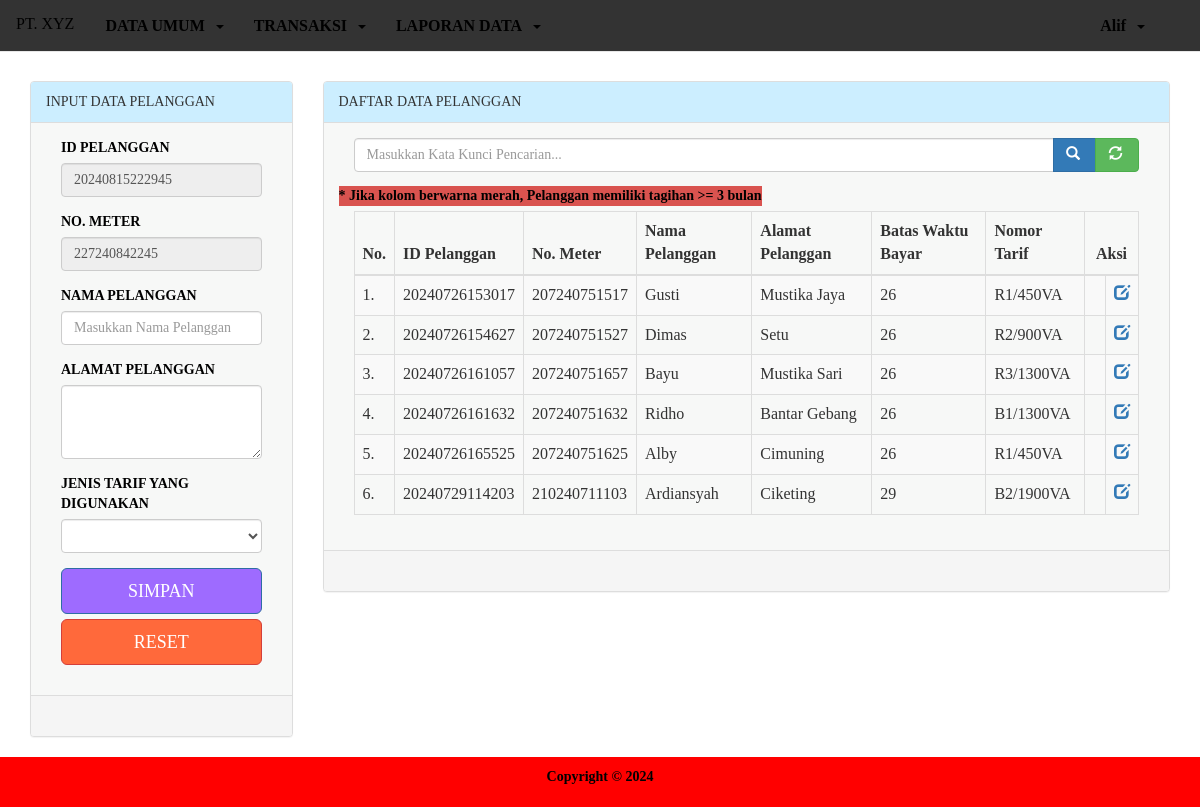
The page /ppob/menu_utama.php?menu=pelanggan (signed in) on the database its author committed.
### tables this page shows
CREATE TABLE `pelanggan` (
  `id_pelanggan` varchar(15) NOT NULL,
  `no_seri` varchar(12) NOT NULL,
  `nama_plgn` varchar(50) NOT NULL,
  `alamat_plgn` text NOT NULL,
  `batas_waktu` varchar(2) NOT NULL,
  `id_tarif` int(11) NOT NULL
);

CREATE TABLE `tarif` (
  `id_tarif` int(11) NOT NULL,
  `no_tarif` varchar(20) NOT NULL,
  `golongan` varchar(10) NOT NULL,
  `daya` varchar(10) NOT NULL,
  `tarif_perkwh` double NOT NULL
);

### library/fungsi.php (called while the page is built, shortened)
<?php
	class oop{
		function tampil($table,$where,$cari){
			$sql = mysqli_query($GLOBALS["___mysqli_ston"], "SELECT * FROM $table $where $cari");
			while ($data = mysqli_fetch_array($sql))
				@$jalan[] = $data;
				return @$jalan;
		}
		function caridata($table){
			$sql = mysqli_fetch_array(mysqli_query($GLOBALS["___mysqli_ston"], "SELECT * FROM $table"));
			return $sql;
		}
		function cekdata($table){
			$sql = mysqli_num_rows(mysqli_query($GLOBALS["___mysqli_ston"], "SELECT * FROM $table"));
			return $sql;
		}
	}
?>

### ppob/pelanggan.php (the view, shortened to what this page needs)
<?php
	$table = "pelanggan";
	$id_pel = date("YmdHis");
	if (date('z') < 10) {
		$no_met = "00".date("zymNHs");
	}elseif (date('z') < 100 ) {
		$no_met ="0".date("zymNHs");
	}else{
		$no_met=date("zymNHs");
	}
	if (isset($_POST['bcari'])) {
		$text = $_POST['tcari'];
		$cari = "WHERE id_pelanggan LIKE '%$text%' OR nama_plgn LIKE '%$text%' OR no_seri LIKE '%$text%' OR alamat_plgn LIKE '%$text%' OR batas_waktu LIKE '%$text%'";
	}else{
		$cari="";
	}
?>
<!DOCTYPE html>
<html>
<head>
</head>
<body>
	<div class="container-fluid" style="color: black;font-family: Myriad Pro Light">
		<div class="row">
			<div class="col-md-12">
				<div class="col-md-3">
					<div class="panel panel-default">
						<?php if(!@$_GET['id']){ ?>
							<div class="panel-heading">INPUT DATA PELANGGAN</div>
						<?php }else{ ?>
							<div class="panel-heading">UBAH DATA PELANGGAN</div>
						<?php } ?>
						<div class="panel-body">
							<form method="post">
								<div class="col-md-12">
									<div class="form-group">
										<label>ID PELANGGAN</label>
										<input type="text" name="id_pelanggan" class="form-control" placeholder="Masukkan ID Pelanggan" required readonly value="<?php if(@$_GET['id']==""){echo $id_pel;}else{echo @$edit['id_pelanggan'];} ?>">
									</div>
									<div class="form-group">
										<label>NO. METER</label>
										<input type="text" name="no_seri" class="form-control" placeholder="Masukkan No. Meter" required readonly value="<?php if(@$_GET['id']==""){echo $no_met;}else{ echo @$edit['no_seri'];} ?>">
									</div>
									<div class="form-group">
										<label>NAMA PELANGGAN</label>
										<input type="text" name="nama_plgn" class="form-control" placeholder="Masukkan Nama Pelanggan" required value="<?php echo @$edit['nama_plgn']; ?>">
									</div>
									<div class="form-group">
										<label>ALAMAT PELANGGAN</label>
										<textarea name="alamat_plgn" class="form-control" required rows="3"><?php echo @$edit['alamat_plgn']; ?></textarea>
									</div>
									<div class="form-group">
										<label>JENIS TARIF YANG DIGUNAKAN</label>
										<select name="id_tarif" class="form-control" required>
													<option></option>
											<?php
												$a = mysqli_query($GLOBALS["___mysqli_ston"], "SELECT * FROM tarif");
												while ($tarif = mysqli_fetch_array($a)) { ?>
													<option value="<?php echo $tarif['id_tarif'] ?>"><?php echo $tarif['no_tarif']; ?></option>
											<?php }?>
										</select>
									</div>
									<div class="form-group">
										<?php
										  if (@$_GET['id']=="") {?>
											<input type="submit" name="bsimpan" class="btn btn-primary btn-lg btn-block" value="SIMPAN" style="background: #9e6bff;">
										  <?php }else{ ?>
											<input type="submit" name="bubah" class="btn btn-success btn-lg btn-block" value="UBAH" style="background: #00cc4c;">
										<?php } ?>
										<a href="?menu=pelanggan" class="btn btn-danger btn-lg btn-block" style="background: #ff693b;">RESET</a>
									</div>
								</div>
							</form>
						</div>
						<div class="panel-footer">&nbsp;</div>
					</div>
				</div>
				<div class="col-md-9">
					<div class="panel panel-default">
						<div class="panel-heading">DAFTAR DATA PELANGGAN</div>
						<div class="panel-body">
							<div class="col-md-12">
								<form method="post">
									<div class="input-group">
										<input type="text" name="tcari" class="form-control" value="<?php echo @$text ?>" placeholder="Masukkan Kata Kunci Pencarian...">
										<div class="input-group-btn">
											<button type="submit" name="bcari" class="btn btn-primary"><span class="glyphicon glyphicon-search"></span>&nbsp;</button>
											<button type="submit" name="refresh" class="btn btn-success"><span class="glyphicon glyphicon-refresh"></span>&nbsp;</button>
										</div>
									</div>
								</form>
							</div>
							<br>
						<label class="label-danger">* Jika kolom berwarna merah, Pelanggan memiliki tagihan >= 3 bulan</label>
							<div class="col-md-12">
								<div class="table-responsive">
									<table class="table table-bordered table-striped table-hover">
										<thead>
											<th>No.</th>
											<th>ID Pelanggan</th>
											<th>No. Meter</th>
											<th>Nama Pelanggan</th>
											<th>Alamat Pelanggan</th>
											<th>Batas Waktu Bayar</th>
											<th>Nomor Tarif</th>
											<th colspan="2"><center>Aksi</center></th>
										</thead>
										<tbody>
											<?php
												$no=0;
												$data = $aksi->tampil($table,$cari,"");
												if ($data=="") {
													$aksi->no_record(9);
												}else{
													foreach ($data as $r) {
														$a = $aksi->caridata("tarif WHERE id_tarif = '$r[id_tarif]'");
														$cek = $aksi->cekdata("penggunaan WHERE id_pelanggan ='$r[id_pelanggan]' AND meter_awal = '0' AND meter_akhir = '0'");
														$cek2 = $aksi->cekdata("tagihan WHERE id_pelanggan = '$r[id_pelanggan]' AND status = 'Belum Bayar'");
													$no++; ?>
												<?php  if($cek2 >= 3){ ?>
													<tr style="background-color: #d9534f;">
												<?php }else{ ?>
													<tr>
												<?php } ?>
														<td><?php echo $no; ?>.</td>
														<td><?php echo $r['id_pelanggan'] ?></td>
														<td><?php echo $r['no_seri'] ?></td>
														<td><?php echo $r['nama_plgn'] ?></td>
														<td><?php echo $r['alamat_plgn'] ?></td>
														<td><?php echo $r['batas_waktu'] ?></td>
														<td><?php echo $a['no_tarif'] ?></td>
														<?php
															if($cek == 0){ ?>
																<td>&nbsp;</td>
															<?php }else{?>
																<td align="center"><a href="?menu=pelanggan&hapus&id=<?php echo md5(sha1($r['id_pelanggan'])); ?>" ><span class="glyphicon glyphicon-trash"></span></a></td>
															<?php } ?>
																<td align="center"><a href="?menu=pelanggan&edit&id=<?php echo md5(sha1($r['id_pelanggan'])); ?>" ><span class="glyphicon glyphicon-edit"></span></a></td>
													</tr>
											<?php } } ?>
										 </tbody>
									</table>
								</div>
							</div>
						</div>
						<div class="panel-footer">&nbsp;</div>
					</div>
				</div>
			</div>
		</div>
	</div>
</body>
</html>

### ppob/menu_utama.php (shortened to what this page needs)
<?php
	include '../library/fungsi.php';
	$aksi = new oop();
?>
<!DOCTYPE html>
<html>
<head>
	<link rel="stylesheet" type="text/css" href="../css/bootstrap.css">
</head>
<link rel="stylesheet" type="text/css"	href="css/style.css">
<body>
	<div class="container">
		<div class="row">
			<div class="col-md-12">
				<div class="navbar navbar-fixed-top navbar-default">
					<div class="navbar-header">
						<a href="?home" class="navbar-brand">
							<p style="color: black;font-family: Myriad Pro Light">PT. XYZ</p>
						</a>
					</div>
					<div class="navbar-collapse collapse">
					<ul class="nav navbar-nav">
						<li class="dropdown">
							<a href="#" class="dropdown-toggle" data-toggle="dropdown" id="?kelola">
								<strong style="color: black;font-family: Myriad Pro Light">DATA UMUM</strong>&nbsp;
								<span class="caret" style="color: black"></span>
							</a>
						</li>
						<li class="dropdown">
							<a href="#" class="dropdown-toggle" data-toggle="dropdown" id="transaksi">
								<strong style="color: black;font-family: Myriad Pro Light">TRANSAKSI</strong>&nbsp;
								<span class="caret" style="color: black"></span>
							</a>
						</li>
						<li class="dropdown">
							<a href="#" class="dropdown-toggle" data-toggle="dropdown" id="laporan">
								<strong style="color: black;font-family: Myriad Pro Light">LAPORAN DATA</strong>&nbsp;
								<span class="caret" style="color: black"></span>
							</a>
						</li>
					</ul>
					<ul class="nav navbar-nav navbar-right" style="margin-right: 40px;">
						<li class="dropdown">
							<a href="#" class="dropdown-toggle" data-toggle="dropdown" id="akun">
								<strong style="color: black;font-family: Myriad Pro Light"><?php echo $_SESSION['nama_manager']; ?></strong>&nbsp;
								<span class="caret" style="color: black"></span>
							</a>
						</li>
					</ul>
				</div>
			</div>
		</div>
	</div>
</div>
	<?php
		switch (@$_GET['menu']) {
			case 'pelanggan':include'pelanggan.php'; break;
		}
	?>
	<br><br>
	<div class="footer">
		<p>
		  	<strong style="color: black;font-family: Myriad Pro Light">Copyright&nbsp;&copy;&nbsp;2024
		</p>
	</div>
</body>
</html>

### css/style.css (style rules this page uses)
body { background-color: white; background-size:100%; background-attachment:fixed; margin:0; }
body, html { height: 100%; margin: 0; }
.navbar { overflow: hidden; background-color: #333; }
.navbar a { float: left; font-size: 16px; color: white; text-align: center; padding: 14px 16px; text-decoration: none; }
.dropdown { float: left; overflow: hidden; }
.footer { left: 0; bottom: 0; width: 100%; background-color: red; color: white; text-align: center; margin-top: -40px; padding: 10px }

### ppob/menu_utama.php (style rules this page uses)
.navbar-fixed-top { background-color: #6bcfff; }
.footer { left: 0; bottom: 0; width: 100%; background-color: #6bcfff; color: white; text-align: center; margin-top: -40px; padding: 10px }

### ppob/pelanggan.php (style rules this page uses)
.panel-heading { background: #cceeff !important; }
.panel-body { background: #f7f8f7 !important; }

### rows shown on the page
pelanggan: id_pelanggan "20240726153017", no_seri "207240751517", nama_plgn "Gusti", alamat_plgn "Mustika Jaya", batas_waktu "26", id_tarif.no_tarif "R1/450VA"
pelanggan: id_pelanggan "20240726154627", no_seri "207240751527", nama_plgn "Dimas", alamat_plgn "Setu", batas_waktu "26", id_tarif.no_tarif "R2/900VA"
pelanggan: id_pelanggan "20240726161057", no_seri "207240751657", nama_plgn "Bayu", alamat_plgn "Mustika Sari", batas_waktu "26", id_tarif.no_tarif "R3/1300VA"
pelanggan: id_pelanggan "20240726161632", no_seri "207240751632", nama_plgn "Ridho", alamat_plgn "Bantar Gebang", batas_waktu "26", id_tarif.no_tarif "B1/1300VA"
pelanggan: id_pelanggan "20240726165525", no_seri "207240751625", nama_plgn "Alby", alamat_plgn "Cimuning", batas_waktu "26", id_tarif.no_tarif "R1/450VA"
pelanggan: id_pelanggan "20240729114203", no_seri "210240711103", nama_plgn "Ardiansyah", alamat_plgn "Ciketing", batas_waktu "29", id_tarif.no_tarif "B2/1900VA"

### other values the page prints
$_SESSION['nama_manager'] "Alif"
